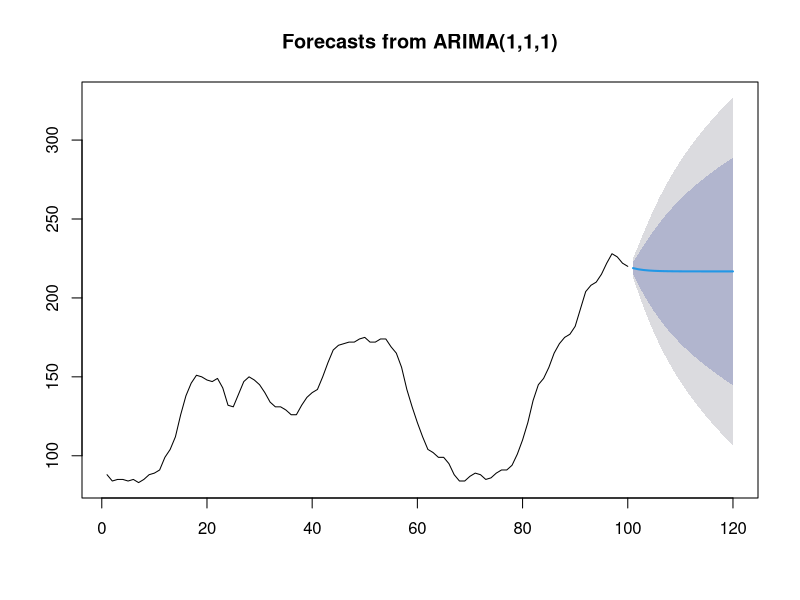

R code for this plot:
#!/usr/bin/env Rscript
performPrediction <- function(){
	fit <- auto.arima(WWWusage)

	pdf("WWWusage_arima.pdf")
	plot(forecast(fit,h=20))
	dev.off() 
}

library('forecast')
performPrediction()
